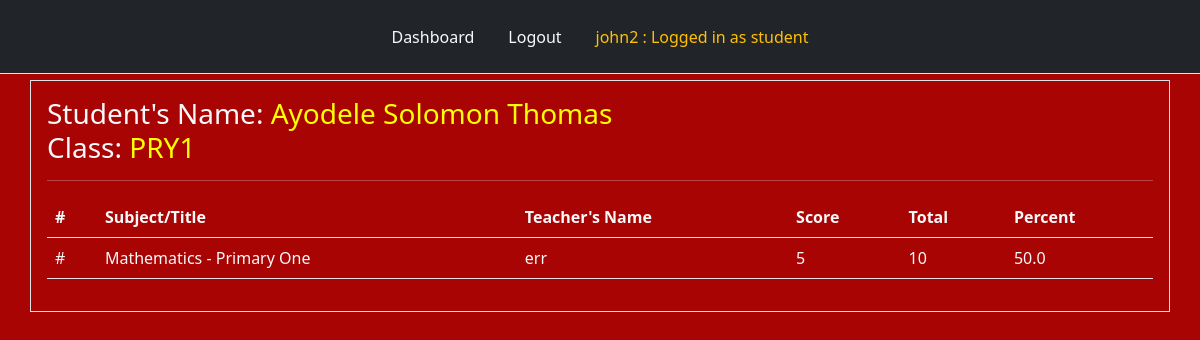
The page /results_student (signed in) on the database as committed earlier.
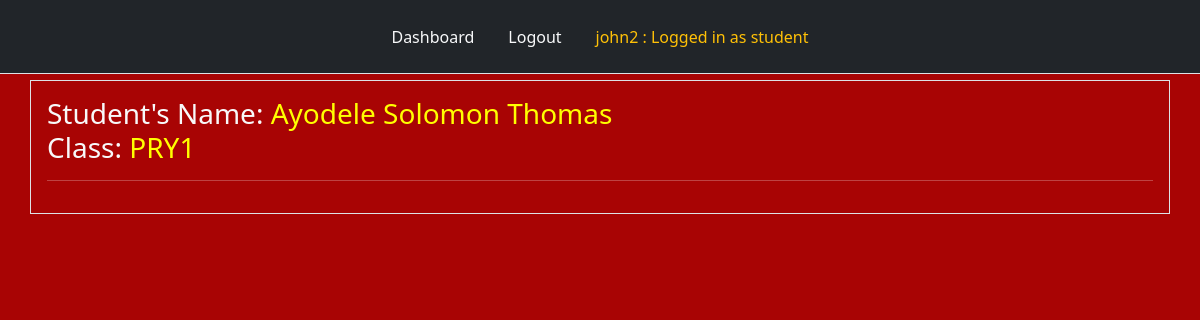
The same page on the database as committed later.
### tables this page shows
CREATE TABLE "students" (
	"id"	INTEGER,
	"name"	TEXT NOT NULL,
	"fullname"	TEXT NOT NULL,
	"password"	TEXT NOT NULL,
	"klass"	TEXT NOT NULL,
	PRIMARY KEY("id")
);

CREATE TABLE completed (
    id INTEGER PRIMARY KEY,
    student_name TEXT NOT NULL,
    student_fullname TEXT NOT NULL,
    klass TEXT NOT NULL,
    test_id INTEGER,
    title TEXT NOT NULL,
    score INTEGER,
    total INTEGER,
    teacher_name TEXT NOT NULL,
    teacher_fullname TEXT NOT NULL
);

### app.py (the view)
@app.route("/results_student", methods = ["POST", "GET"])
def results_student():
    user = get_current_user()
    db = connect_to_DB()
    klass = user[4]
    student_name = user[1]
    student_fullname = user[2]
    user_cursor = db.execute("SELECT * FROM completed WHERE student_name = ?", [student_name])
    results_student = user_cursor.fetchall()
    return render_template("results_student.html", user=user, results_student=results_student, klass=klass, student_fullname = student_fullname)

### app.py (called while the page is built)
@app.teardown_appcontext
def close_database(error):
    if hasattr(g, "app_database_db"):
        g.app_database_db.close()

def get_current_user():
    user_result = None
    if 'user' in session:
        user = session['user']
        db = getDatabase()
        student_cursor = db.execute("SELECT * FROM students WHERE name = ?", [user])
        student_result = student_cursor.fetchone()
        if student_result:
            user_result = student_result
        else:
            user_cursor = db.execute("SELECT * FROM users WHERE name = ?", [user])
            user_result = user_cursor.fetchone()
    return user_result

### database.py (called while the page is built)
def connect_to_DB():
    current_dir = os.path.dirname(os.path.abspath(__file__))
    db_file = os.path.join(current_dir, "app_database.db")
    sql = sqlite3.connect(db_file)
    sql.row_factory = sqlite3.Row
    return sql

def getDatabase():
    if not hasattr(g, "app_database_db"):
        g.app_database_db = connect_to_DB()
    return g.app_database_db

### templates/results_student.html (shortened to what this page needs)
{% from "nav.html" import links %}
<!doctype html>
<html lang="en">
  <head>
    <link href="https://cdn.jsdelivr.net/npm/bootstrap@5.2.3/dist/css/bootstrap.min.css" rel="stylesheet">
    <link rel="stylesheet" type="text/css" href="{{ url_for('static', filename = 'style.css') }}"
  </head>
  <body>
        <div class="header mb-2">
            {{ links(user) }}
        </div>
        <div class="question container border text-light p-3">
          <h3>
            Student's Name:
            <span style="color: yellow;">
              {{ student_fullname }}
            </span> <br>
            Class:
            <span style="color: yellow;">
              {{ klass }}
            </span>
          </h3>
          <hr style="color: white"/>
          <div class="list-group">
          {% if results_student %}
              <table class="table table-hover text-light">
                <thead>
                  <tr>
                    <th scope="col">#</th>
                    <th scope="col">Subject/Title</th>
                    <th scope="col">Teacher's Name</th>
                    <th scope="col">Score</th>
                    <th scope="col">Total</th>
                    <th scope="col">Percent</th>
                  </tr>
                </thead>
                  {% for eachuser in results_student %}
                  <tbody>
                    <tr class="text-light">
                      <td>#</td>
                      <td>{{ eachuser['title'] }}</td>
                      <td>{{ eachuser['teacher_fullname'] }}</td>
                      <td>{{ eachuser['score'] }}</td>
                      <td>{{ eachuser['total'] }}</td>
                      <td>{{ "{:.1f}".format(((eachuser['score'])/(eachuser['total'])) * 100) }}
                    </tr>
                  </tbody>
                  {% endfor %}
              </table>
          {% endif %}
          </div>
        </div>
  </body>
</html>

### templates/nav.html (shortened to what this page needs)
{% macro links(user) %}
<ul class="nav nav-tabs p-3 bg-dark justify-content-center position-fixed" style="top: 0; width: 100%; z-index: 9999;">
    {% if user %}
    <li class="nav-item">
        <a class="nav-link text-light" href="{{ url_for('dashboard') }}">Dashboard</a>
    </li>
    <li class="nav-item">
        <a class="nav-link text-light" href="{{ url_for('logout') }}">Logout</a>
    </li>
    {% endif %}
    {% if user %}
        <li class="nav-item">
            <a class="nav-link text-warning" href="{{ url_for('dashboard') }}">
                {{ user['name'] }} : Logged in as
                {% if user['klass'] in ["KG1", "KG2", "NUR1", "NUR2", "PRY1", "PRY2", "PRY3", "PRY4", "PRY5", "PRY6"] %}
                    student
                {% else %}
                    {{ user['role'] }}
                {% endif %}
            </a>
        </li>
    {% endif %}
</ul>
{% endmacro %}

### static/style.css (style rules this page uses)
body { background-color: rgb(168, 4, 4); margin-top: 80px; }

Rows that differ between the two databases and show on the page:
removed completed: title "Mathematics - Primary One", teacher_fullname "err", score "5", total "10", ((eachuser['score'])/(eachuser['total']))*100 "50.0"
Other text that changed with them:
text no longer shown: "# Subject/Title Teacher's Name Score Total Percent"
